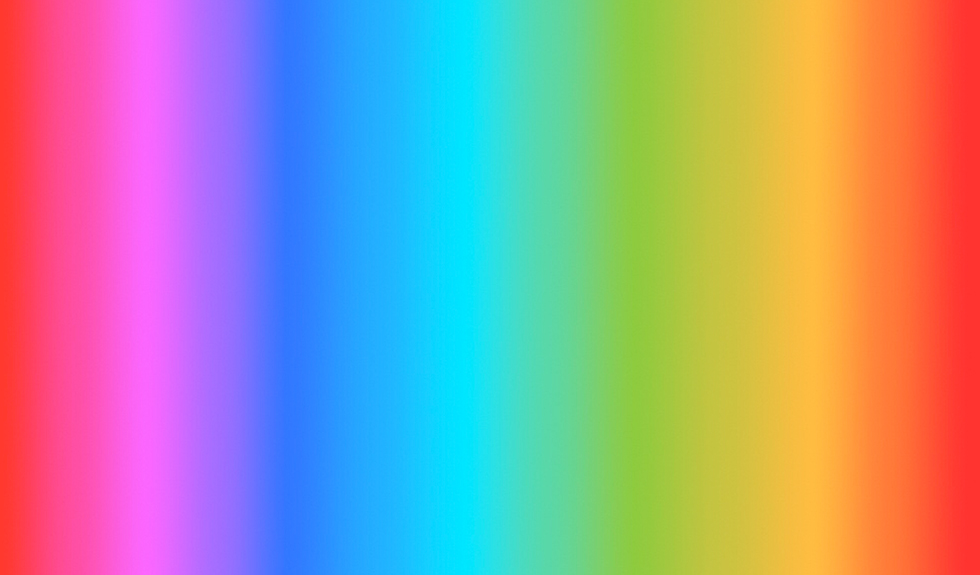
#> input picture top.jpg, 980 x 575 px, given in place of the camera
$ python edge_tch.py
#> lines starting #> are read from the running program, lines starting #| are printed output that depends on the picture
import cv2


cap = cv2.VideoCapture(0)
def nothing(x):
    pass
# cv2.namedWindow('image')
# cv2.createTrackbar('a', 'image', 50, 200, nothing)
# cv2.createTrackbar('b', 'image', 100, 500, nothing)


while True:
    _, frame = cap.read()
#> frame is the input picture: shape (575, 980, 3); mean B, G, R 155.6, 151.7, 160.9
    img = cv2.flip(frame, 1)
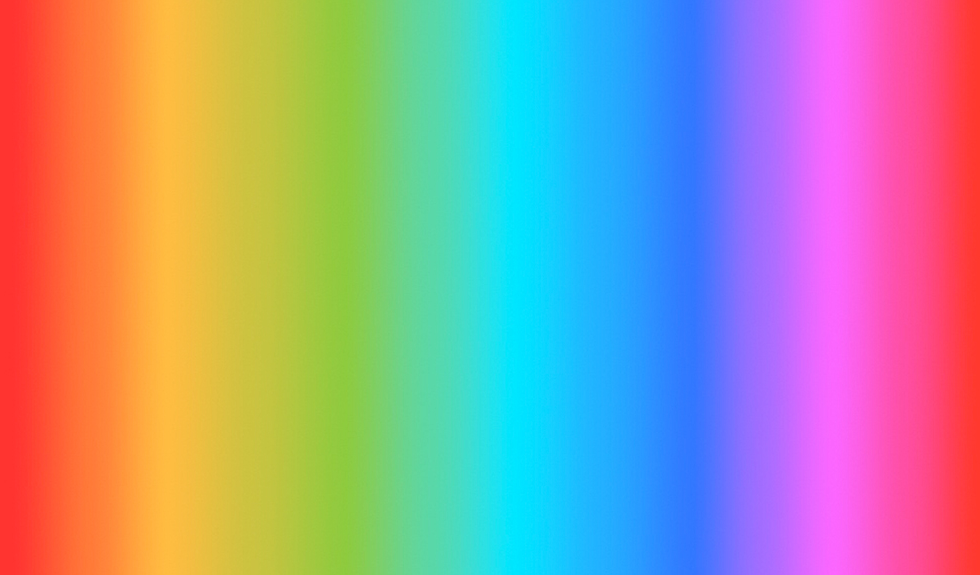
#> img: shape (575, 980, 3); mean B, G, R 155.6, 151.7, 160.9
    # Convert to graycsale
    img_gray = cv2.cvtColor(img, cv2.COLOR_BGR2GRAY)
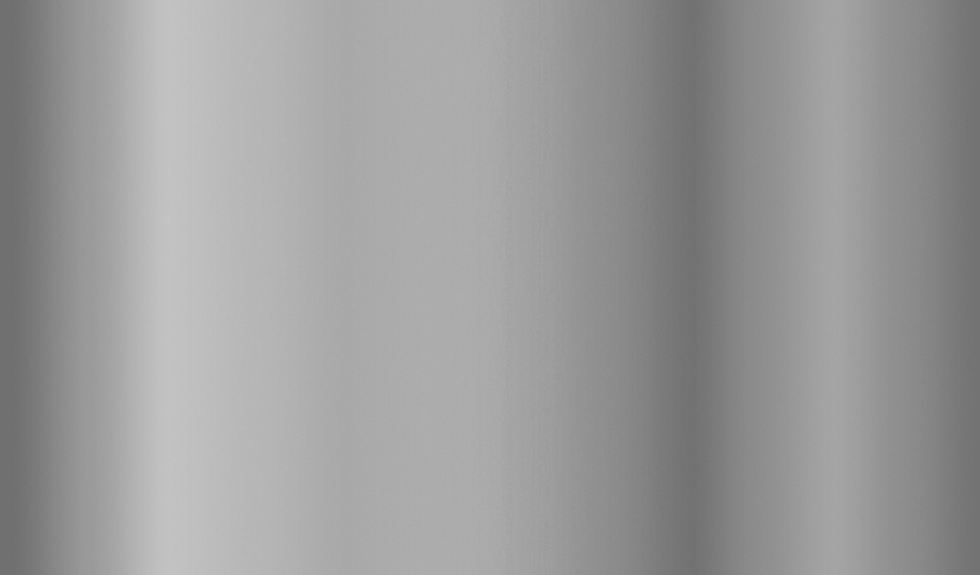
#> img_gray: shape (575, 980); min 110, max 196, mean 154.9
    # Blur the image for better edge detection
    # a = cv2.getTrackbarPos('a', 'image')
    # b = cv2.getTrackbarPos('b', 'image')
    img_blur = cv2.GaussianBlur(img_gray, (3, 3), 0)

    # Canny Edge Detection
    edges = cv2.Canny(image=img_blur, threshold1=100, threshold2=200)  # Canny Edge Detection
#> edges: shape (575, 980); every value is 0
    kernel = cv2.getStructuringElement(cv2.MORPH_ELLIPSE, (5, 5))  # Kernel shape
    dilated_edges = cv2.dilate(edges, kernel)
    res = cv2.bitwise_and(img,img,mask=dilated_edges)
#> res: shape (575, 980, 3); every value is 0


    # Display Canny Edge Detection Image
    cv2.imshow('Canny Edge Detection', res)

    if cv2.waitKey(10) & 0xFF == ord('q'):
#> (key q is pressed here)
        break


cap.release()

cv2.destroyAllWindows()
